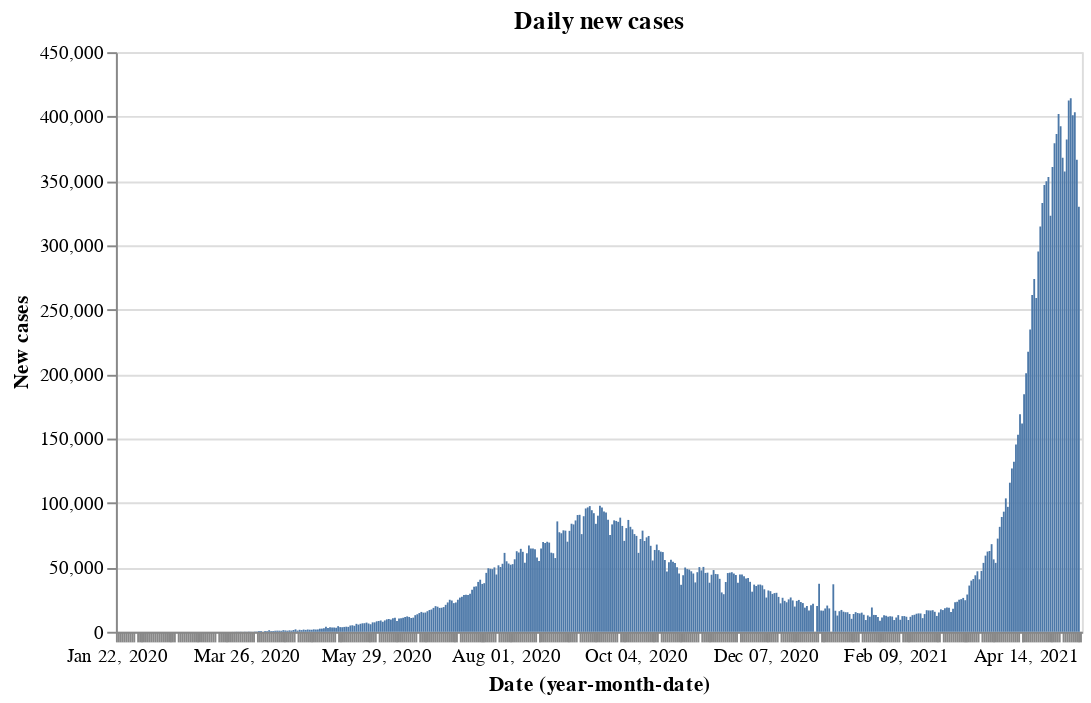

The notebook cell saved with this chart:
### Code cell
red = alt.value("#f54242")
base.encode(y='New cases').properties(title='Daily new cases')

### Figure 1 — Vega-Lite specification as saved in the notebook (floating-point values rounded to 4 significant figures; data arrays with more than 128 entries replaced by an {"elided": "..."} marker saying what was removed)
{"config": {"view": {"continuousWidth": 400, "continuousHeight": 300}}, "data": {"name": "data-7fee959eecd0665d1e12162c8e1e4688"}, "mark": "bar", "encoding": {"x": {"type": "ordinal", "field": "Date", "timeUnit": "yearmonthdate"}, "y": {"type": "quantitative", "field": "New cases"}}, "title": "Daily new cases", "width": 500, "$schema": "https://vega.github.io/schema/vega-lite/v4.8.1.json", "datasets": {"data-7fee959eecd0665d1e12162c8e1e4688": {"elided": "476 records"}}}
